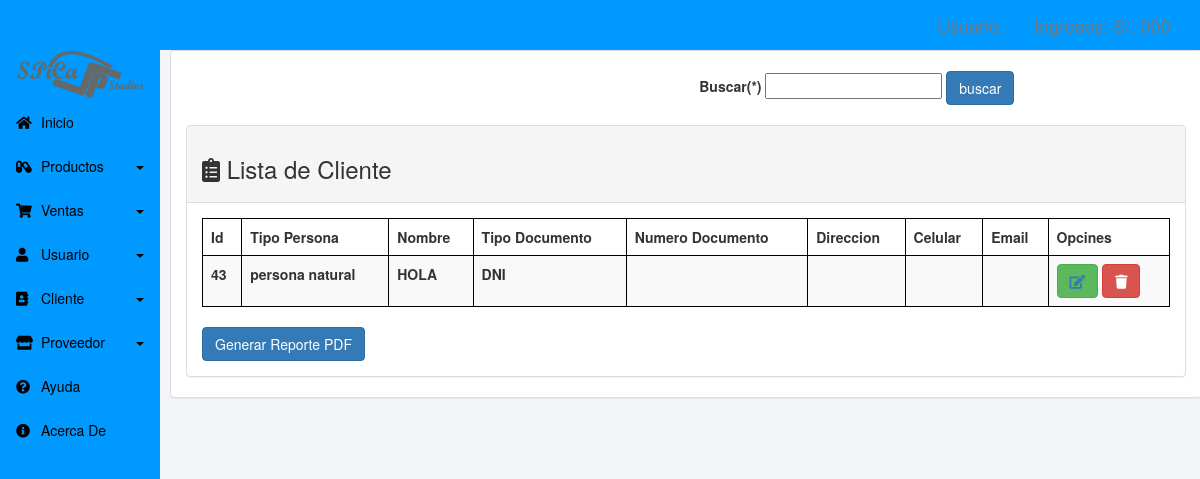
Screenshot of /vistas/lista_cliente.php with the database file from the repository.
### tables this page shows
CREATE TABLE `cliente` (
  `id_cliente` int(5) NOT NULL,
  `tipo_persona` varchar(45) DEFAULT 'persona natural',
  `nombre` varchar(25) NOT NULL,
  `tipo_documento` varchar(20) DEFAULT 'DNI',
  `num_documento` varchar(15) NOT NULL,
  `direccion` varchar(70) NOT NULL,
  `celular` varchar(15) DEFAULT NULL,
  `email` varchar(50) DEFAULT NULL,
  `estado` int(1) DEFAULT '1'
);

### app/conexion.php (called while the page is built, shortened)
<?php
class conexion
{
	private static $conexion;
	public static function abrirConexion(){
		self::$conexion = new mysqli(NOMBRE_SERVIDOR,NOMBRE_USUARIO,PASSWORD,NOMBRE_BD);
}
	public static function obtenerConexion(){
		return self::$conexion;
	}
}
?>

### app/repositorioCliente.php (called while the page is built, shortened)
<?php
class repositorioCliente
{
public static function obtenerTodo($conexion){
	$clienteObtenidos = [];
	if (isset($conexion)) {
		include_once 'app/cliente.php';
		$sql="SELECT * FROM cliente";
		$resultado = $conexion->query($sql);
			while($fila = $resultado->fetch_assoc()) {
				$clienteObtenidos [] = new Cliente($fila['id_cliente'],$fila['tipo_persona'],$fila['nombre'],$fila['tipo_documento'],$fila['num_documento'],$fila['direccion'],$fila['celular'],$fila['email'],$fila['estado']);
		}
		}
		return $clienteObtenidos;
}
}
?>

### app/Cliente.php (called while the page is built, shortened)
<?php
class Cliente
{
	private $id;
	private $tipo_persona;
	private $nombre;
	private $tipo_documento;
	public function __construct($id, $tipo_persona, $nombre, $tipo_documento,$num_documento,$direccion, $celular, $email, $estado)
	{
		$this->id = $id;
		$this->tipo_persona = $tipo_persona;
		$this->nombre = $nombre;
		$this->tipo_documento = $tipo_documento;
	}
	public function getId(){
		return $this->id;
	}
	public function getTipoPersona(){
		return $this->tipo_persona;
	}
	public function getNombre(){
		return $this->nombre;
	}
	public function getTipoDocumento(){
		return $this->tipo_documento;
	}
}
?>

### vistas/lista_cliente.php (the view, shortened to what this page needs)
<?php
include_once 'app/conexion.php';
include_once 'app/repositorioCliente.php';
include_once 'plantilla/doc_declaracion_head.php';
include_once 'plantilla/navbar.php';
include_once 'plantilla/menu_lateral.php';
$clientes = repositorioCliente::obtenerTodo(conexion::obtenerConexion());
	?>
<section class="panel panel-default container">
<div class="row"><br>
	<div class="col-md-10 text-right">
		<form>
			<label>Buscar(*)</label>
			<input type="text" name="nombre">
			<button type="submit" class="btn btn-primary" name="buscar">buscar</button>
		</form>
		<br>
	</div>
</div>
<div class="panel panel-default">
	<div class="panel-heading">
		<h3><i class="fas fa-clipboard-list"></i> Lista de Cliente</h3>
	</div>
	<div class="panel-body">
		<table class="table table-striped">
			<thead>
				<tr>
					<th>Id</th>
					<th>Tipo Persona</th>
					<th>Nombre</th>
					<th>Tipo Documento</th>
					<th>Numero Documento</th>
					<th>Direccion</th>
					<th>Celular</th>
					<th>Email</th>
					<th>Opcines</th>
				</tr>
			</thead>
			<tbody>
			<?php
                if (count($clientes)) {
                    foreach ($clientes as $cliente) {
                        ?>
				<tr>
					<td><label><?php echo $cliente->getId();?></td>
					<td><label><?php echo $cliente->getTipoPersona();?></td>
					<td><label><?php echo $cliente->getNombre();?></label></td>
                    <td><label><?php echo $cliente->getTipoDocumento();?></label></td>
                    <td><label><?php echo $cliente->getNumeroDocumento();?></td>
                    <td><label><?php echo $cliente->getDireccion();?></td>
                    <td><label><?php echo $cliente->getCelular();?></label></td>
                    <td><label><?php echo $cliente->getEmail();?></label></td>
                    <td>
                   <form method="POST" acction="<?php echo RUTA_LISTA_CLIENTE;?>">
                    <button type="submit" class="btn btn-success" name="editarCliente" ><a data-toggle="collapse" href="#avanzada"><i class="fa fa-edit"></i></a></button>
                    <button class="btn btn-danger" name="eliminar"><i class="fa fa-trash"></i></button>
                    </form>
                    </td>
				</tr>
                        <?php
                    }
                }?>
			</tbody>
		</table>
		<a class="btn btn-primary" name="buscar" href="<?php echo RUTA_REPORTE_CLIENTE;?>">Generar Reporte PDF</a>
	</div>
</div>
</section>
<?php
include_once 'plantilla/doc_declaracion_foot.php';
?>

### css/estilo.css (style rules this page uses)
body { background-color: #f3f5f9; }
.container { width: 86% !important; margin-left:170px !important; margin-top: 10px !important; margin-right: 10px !important; margin-bottom: 10px !important; }
.table, th, td { border: 0.2px solid #000 !important; }

### rows the page displays
cliente: id_cliente "43", tipo_persona "persona natural", nombre "HOLA", tipo_documento "DNI"
